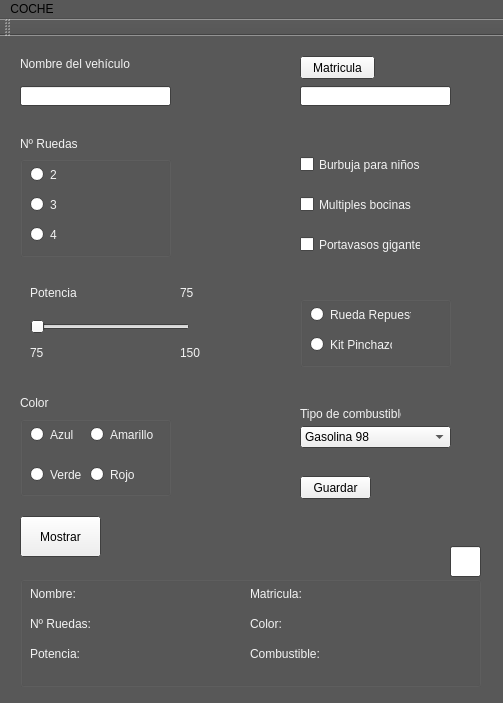
<?xml version="1.0" encoding="UTF-8"?>
<ui version="4.0">
 <class>MainWindow</class>
 <widget class="QMainWindow" name="MainWindow">
  <property name="geometry">
   <rect>
    <x>0</x>
    <y>0</y>
    <width>503</width>
    <height>703</height>
   </rect>
  </property>
  <property name="palette">
   <palette>
    <active>
     <colorrole role="WindowText">
      <brush brushstyle="SolidPattern">
       <color alpha="255">
        <red>243</red>
        <green>243</green>
        <blue>243</blue>
       </color>
      </brush>
     </colorrole>
     <colorrole role="Text">
      <brush brushstyle="SolidPattern">
       <color alpha="255">
        <red>0</red>
        <green>0</green>
        <blue>0</blue>
       </color>
      </brush>
     </colorrole>
     <colorrole role="Base">
      <brush brushstyle="SolidPattern">
       <color alpha="255">
        <red>255</red>
        <green>255</green>
        <blue>255</blue>
       </color>
      </brush>
     </colorrole>
     <colorrole role="Window">
      <brush brushstyle="SolidPattern">
       <color alpha="255">
        <red>88</red>
        <green>88</green>
        <blue>88</blue>
       </color>
      </brush>
     </colorrole>
     <colorrole role="PlaceholderText">
      <brush brushstyle="SolidPattern">
       <color alpha="128">
        <red>0</red>
        <green>0</green>
        <blue>0</blue>
       </color>
      </brush>
     </colorrole>
    </active>
    <inactive>
     <colorrole role="WindowText">
      <brush brushstyle="SolidPattern">
       <color alpha="255">
        <red>243</red>
        <green>243</green>
        <blue>243</blue>
       </color>
      </brush>
     </colorrole>
     <colorrole role="Text">
      <brush brushstyle="SolidPattern">
       <color alpha="255">
        <red>0</red>
        <green>0</green>
        <blue>0</blue>
       </color>
      </brush>
     </colorrole>
     <colorrole role="Base">
      <brush brushstyle="SolidPattern">
       <color alpha="255">
        <red>255</red>
        <green>255</green>
        <blue>255</blue>
       </color>
      </brush>
     </colorrole>
     <colorrole role="Window">
      <brush brushstyle="SolidPattern">
       <color alpha="255">
        <red>88</red>
        <green>88</green>
        <blue>88</blue>
       </color>
      </brush>
     </colorrole>
     <colorrole role="PlaceholderText">
      <brush brushstyle="SolidPattern">
       <color alpha="128">
        <red>0</red>
        <green>0</green>
        <blue>0</blue>
       </color>
      </brush>
     </colorrole>
    </inactive>
    <disabled>
     <colorrole role="WindowText">
      <brush brushstyle="SolidPattern">
       <color alpha="255">
        <red>120</red>
        <green>120</green>
        <blue>120</blue>
       </color>
      </brush>
     </colorrole>
     <colorrole role="Text">
      <brush brushstyle="SolidPattern">
       <color alpha="255">
        <red>120</red>
        <green>120</green>
        <blue>120</blue>
       </color>
      </brush>
     </colorrole>
     <colorrole role="Base">
      <brush brushstyle="SolidPattern">
       <color alpha="255">
        <red>88</red>
        <green>88</green>
        <blue>88</blue>
       </color>
      </brush>
     </colorrole>
     <colorrole role="Window">
      <brush brushstyle="SolidPattern">
       <color alpha="255">
        <red>88</red>
        <green>88</green>
        <blue>88</blue>
       </color>
      </brush>
     </colorrole>
     <colorrole role="PlaceholderText">
      <brush brushstyle="SolidPattern">
       <color alpha="128">
        <red>229</red>
        <green>229</green>
        <blue>229</blue>
       </color>
      </brush>
     </colorrole>
    </disabled>
   </palette>
  </property>
  <property name="windowTitle">
   <string>MainWindow</string>
  </property>
  <widget class="QWidget" name="centralWidget">
   <widget class="QLabel" name="label">
    <property name="geometry">
     <rect>
      <x>20</x>
      <y>20</y>
      <width>111</width>
      <height>16</height>
     </rect>
    </property>
    <property name="palette">
     <palette>
      <active>
       <colorrole role="WindowText">
        <brush brushstyle="SolidPattern">
         <color alpha="255">
          <red>243</red>
          <green>243</green>
          <blue>243</blue>
         </color>
        </brush>
       </colorrole>
      </active>
      <inactive>
       <colorrole role="WindowText">
        <brush brushstyle="SolidPattern">
         <color alpha="255">
          <red>243</red>
          <green>243</green>
          <blue>243</blue>
         </color>
        </brush>
       </colorrole>
      </inactive>
      <disabled>
       <colorrole role="WindowText">
        <brush brushstyle="SolidPattern">
         <color alpha="255">
          <red>120</red>
          <green>120</green>
          <blue>120</blue>
         </color>
        </brush>
       </colorrole>
      </disabled>
     </palette>
    </property>
    <property name="text">
     <string>Nombre del vehículo</string>
    </property>
   </widget>
   <widget class="QLineEdit" name="nombreCoche">
    <property name="geometry">
     <rect>
      <x>20</x>
      <y>50</y>
      <width>151</width>
      <height>20</height>
     </rect>
    </property>
    <property name="palette">
     <palette>
      <active>
       <colorrole role="Text">
        <brush brushstyle="SolidPattern">
         <color alpha="255">
          <red>0</red>
          <green>0</green>
          <blue>0</blue>
         </color>
        </brush>
       </colorrole>
       <colorrole role="BrightText">
        <brush brushstyle="SolidPattern">
         <color alpha="255">
          <red>0</red>
          <green>0</green>
          <blue>0</blue>
         </color>
        </brush>
       </colorrole>
       <colorrole role="PlaceholderText">
        <brush brushstyle="SolidPattern">
         <color alpha="128">
          <red>0</red>
          <green>0</green>
          <blue>0</blue>
         </color>
        </brush>
       </colorrole>
      </active>
      <inactive>
       <colorrole role="Text">
        <brush brushstyle="SolidPattern">
         <color alpha="255">
          <red>0</red>
          <green>0</green>
          <blue>0</blue>
         </color>
        </brush>
       </colorrole>
       <colorrole role="BrightText">
        <brush brushstyle="SolidPattern">
         <color alpha="255">
          <red>0</red>
          <green>0</green>
          <blue>0</blue>
         </color>
        </brush>
       </colorrole>
       <colorrole role="PlaceholderText">
        <brush brushstyle="SolidPattern">
         <color alpha="128">
          <red>0</red>
          <green>0</green>
          <blue>0</blue>
         </color>
        </brush>
       </colorrole>
      </inactive>
      <disabled>
       <colorrole role="Text">
        <brush brushstyle="SolidPattern">
         <color alpha="255">
          <red>120</red>
          <green>120</green>
          <blue>120</blue>
         </color>
        </brush>
       </colorrole>
       <colorrole role="BrightText">
        <brush brushstyle="SolidPattern">
         <color alpha="255">
          <red>0</red>
          <green>0</green>
          <blue>0</blue>
         </color>
        </brush>
       </colorrole>
       <colorrole role="PlaceholderText">
        <brush brushstyle="SolidPattern">
         <color alpha="128">
          <red>229</red>
          <green>229</green>
          <blue>229</blue>
         </color>
        </brush>
       </colorrole>
      </disabled>
     </palette>
    </property>
   </widget>
   <widget class="QLabel" name="label_2">
    <property name="geometry">
     <rect>
      <x>20</x>
      <y>100</y>
      <width>71</width>
      <height>16</height>
     </rect>
    </property>
    <property name="text">
     <string>Nº Ruedas</string>
    </property>
   </widget>
   <widget class="QLabel" name="label_3">
    <property name="geometry">
     <rect>
      <x>30</x>
      <y>250</y>
      <width>47</width>
      <height>13</height>
     </rect>
    </property>
    <property name="text">
     <string>Potencia</string>
    </property>
   </widget>
   <widget class="QSlider" name="potencia">
    <property name="geometry">
     <rect>
      <x>30</x>
      <y>280</y>
      <width>160</width>
      <height>22</height>
     </rect>
    </property>
    <property name="palette">
     <palette>
      <active>
       <colorrole role="WindowText">
        <brush brushstyle="SolidPattern">
         <color alpha="255">
          <red>243</red>
          <green>243</green>
          <blue>243</blue>
         </color>
        </brush>
       </colorrole>
       <colorrole role="Dark">
        <brush brushstyle="SolidPattern">
         <color alpha="255">
          <red>0</red>
          <green>0</green>
          <blue>0</blue>
         </color>
        </brush>
       </colorrole>
       <colorrole role="Text">
        <brush brushstyle="SolidPattern">
         <color alpha="255">
          <red>229</red>
          <green>229</green>
          <blue>229</blue>
         </color>
        </brush>
       </colorrole>
       <colorrole role="ButtonText">
        <brush brushstyle="SolidPattern">
         <color alpha="255">
          <red>0</red>
          <green>0</green>
          <blue>0</blue>
         </color>
        </brush>
       </colorrole>
       <colorrole role="PlaceholderText">
        <brush brushstyle="NoBrush">
         <color alpha="128">
          <red>229</red>
          <green>229</green>
          <blue>229</blue>
         </color>
        </brush>
       </colorrole>
      </active>
      <inactive>
       <colorrole role="WindowText">
        <brush brushstyle="SolidPattern">
         <color alpha="255">
          <red>243</red>
          <green>243</green>
          <blue>243</blue>
         </color>
        </brush>
       </colorrole>
       <colorrole role="Dark">
        <brush brushstyle="SolidPattern">
         <color alpha="255">
          <red>0</red>
          <green>0</green>
          <blue>0</blue>
         </color>
        </brush>
       </colorrole>
       <colorrole role="Text">
        <brush brushstyle="SolidPattern">
         <color alpha="255">
          <red>229</red>
          <green>229</green>
          <blue>229</blue>
         </color>
        </brush>
       </colorrole>
       <colorrole role="ButtonText">
        <brush brushstyle="SolidPattern">
         <color alpha="255">
          <red>0</red>
          <green>0</green>
          <blue>0</blue>
         </color>
        </brush>
       </colorrole>
       <colorrole role="PlaceholderText">
        <brush brushstyle="NoBrush">
         <color alpha="128">
          <red>229</red>
          <green>229</green>
          <blue>229</blue>
         </color>
        </brush>
       </colorrole>
      </inactive>
      <disabled>
       <colorrole role="WindowText">
        <brush brushstyle="SolidPattern">
         <color alpha="255">
          <red>0</red>
          <green>0</green>
          <blue>0</blue>
         </color>
        </brush>
       </colorrole>
       <colorrole role="Dark">
        <brush brushstyle="SolidPattern">
         <color alpha="255">
          <red>0</red>
          <green>0</green>
          <blue>0</blue>
         </color>
        </brush>
       </colorrole>
       <colorrole role="Text">
        <brush brushstyle="SolidPattern">
         <color alpha="255">
          <red>0</red>
          <green>0</green>
          <blue>0</blue>
         </color>
        </brush>
       </colorrole>
       <colorrole role="ButtonText">
        <brush brushstyle="SolidPattern">
         <color alpha="255">
          <red>0</red>
          <green>0</green>
          <blue>0</blue>
         </color>
        </brush>
       </colorrole>
       <colorrole role="PlaceholderText">
        <brush brushstyle="NoBrush">
         <color alpha="128">
          <red>229</red>
          <green>229</green>
          <blue>229</blue>
         </color>
        </brush>
       </colorrole>
      </disabled>
     </palette>
    </property>
    <property name="minimum">
     <number>75</number>
    </property>
    <property name="maximum">
     <number>150</number>
    </property>
    <property name="orientation">
     <enum>Qt::Horizontal</enum>
    </property>
   </widget>
   <widget class="QLabel" name="label_4">
    <property name="geometry">
     <rect>
      <x>30</x>
      <y>310</y>
      <width>47</width>
      <height>13</height>
     </rect>
    </property>
    <property name="text">
     <string>75</string>
    </property>
   </widget>
   <widget class="QLabel" name="label_5">
    <property name="geometry">
     <rect>
      <x>180</x>
      <y>310</y>
      <width>47</width>
      <height>13</height>
     </rect>
    </property>
    <property name="text">
     <string>150</string>
    </property>
   </widget>
   <widget class="QLabel" name="label_7">
    <property name="geometry">
     <rect>
      <x>300</x>
      <y>370</y>
      <width>101</width>
      <height>16</height>
     </rect>
    </property>
    <property name="text">
     <string>Tipo de combustible</string>
    </property>
   </widget>
   <widget class="QLineEdit" name="matricula">
    <property name="geometry">
     <rect>
      <x>300</x>
      <y>50</y>
      <width>151</width>
      <height>20</height>
     </rect>
    </property>
    <property name="palette">
     <palette>
      <active>
       <colorrole role="WindowText">
        <brush brushstyle="SolidPattern">
         <color alpha="255">
          <red>86</red>
          <green>86</green>
          <blue>86</blue>
         </color>
        </brush>
       </colorrole>
      </active>
      <inactive>
       <colorrole role="WindowText">
        <brush brushstyle="SolidPattern">
         <color alpha="255">
          <red>86</red>
          <green>86</green>
          <blue>86</blue>
         </color>
        </brush>
       </colorrole>
      </inactive>
      <disabled>
       <colorrole role="WindowText">
        <brush brushstyle="SolidPattern">
         <color alpha="255">
          <red>120</red>
          <green>120</green>
          <blue>120</blue>
         </color>
        </brush>
       </colorrole>
      </disabled>
     </palette>
    </property>
   </widget>
   <widget class="QPushButton" name="GenerarMatricula">
    <property name="geometry">
     <rect>
      <x>300</x>
      <y>20</y>
      <width>75</width>
      <height>23</height>
     </rect>
    </property>
    <property name="text">
     <string>Matricula</string>
    </property>
   </widget>
   <widget class="QCheckBox" name="BNinios">
    <property name="geometry">
     <rect>
      <x>300</x>
      <y>120</y>
      <width>131</width>
      <height>17</height>
     </rect>
    </property>
    <property name="text">
     <string>Burbuja para niños</string>
    </property>
   </widget>
   <widget class="QCheckBox" name="MBocinas">
    <property name="geometry">
     <rect>
      <x>300</x>
      <y>160</y>
      <width>141</width>
      <height>17</height>
     </rect>
    </property>
    <property name="text">
     <string>Multiples bocinas</string>
    </property>
   </widget>
   <widget class="QCheckBox" name="PVasos">
    <property name="geometry">
     <rect>
      <x>300</x>
      <y>200</y>
      <width>121</width>
      <height>17</height>
     </rect>
    </property>
    <property name="text">
     <string>Portavasos gigante</string>
    </property>
   </widget>
   <widget class="QGroupBox" name="groupBox">
    <property name="geometry">
     <rect>
      <x>20</x>
      <y>120</y>
      <width>151</width>
      <height>101</height>
     </rect>
    </property>
    <property name="title">
     <string/>
    </property>
    <widget class="QRadioButton" name="DosRuedas">
     <property name="geometry">
      <rect>
       <x>10</x>
       <y>10</y>
       <width>82</width>
       <height>17</height>
      </rect>
     </property>
     <property name="text">
      <string>2</string>
     </property>
    </widget>
    <widget class="QRadioButton" name="TresRuedas">
     <property name="geometry">
      <rect>
       <x>10</x>
       <y>40</y>
       <width>82</width>
       <height>17</height>
      </rect>
     </property>
     <property name="text">
      <string>3</string>
     </property>
    </widget>
    <widget class="QRadioButton" name="CuatroRuedas">
     <property name="geometry">
      <rect>
       <x>10</x>
       <y>70</y>
       <width>82</width>
       <height>17</height>
      </rect>
     </property>
     <property name="text">
      <string>4</string>
     </property>
    </widget>
   </widget>
   <widget class="QGroupBox" name="groupBox_2">
    <property name="geometry">
     <rect>
      <x>20</x>
      <y>380</y>
      <width>151</width>
      <height>80</height>
     </rect>
    </property>
    <property name="title">
     <string/>
    </property>
    <widget class="QRadioButton" name="ColorAzul">
     <property name="geometry">
      <rect>
       <x>10</x>
       <y>10</y>
       <width>82</width>
       <height>17</height>
      </rect>
     </property>
     <property name="text">
      <string>Azul</string>
     </property>
    </widget>
    <widget class="QRadioButton" name="ColorAmarillo">
     <property name="geometry">
      <rect>
       <x>70</x>
       <y>10</y>
       <width>82</width>
       <height>17</height>
      </rect>
     </property>
     <property name="text">
      <string>Amarillo</string>
     </property>
    </widget>
    <widget class="QRadioButton" name="ColorVerde">
     <property name="geometry">
      <rect>
       <x>10</x>
       <y>50</y>
       <width>82</width>
       <height>17</height>
      </rect>
     </property>
     <property name="text">
      <string>Verde</string>
     </property>
    </widget>
    <widget class="QRadioButton" name="ColorRojo">
     <property name="geometry">
      <rect>
       <x>70</x>
       <y>50</y>
       <width>82</width>
       <height>17</height>
      </rect>
     </property>
     <property name="text">
      <string>Rojo</string>
     </property>
    </widget>
   </widget>
   <widget class="QLabel" name="label_6">
    <property name="geometry">
     <rect>
      <x>20</x>
      <y>360</y>
      <width>47</width>
      <height>13</height>
     </rect>
    </property>
    <property name="text">
     <string>Color</string>
    </property>
   </widget>
   <widget class="QGroupBox" name="groupBox_3">
    <property name="geometry">
     <rect>
      <x>300</x>
      <y>260</y>
      <width>151</width>
      <height>71</height>
     </rect>
    </property>
    <property name="title">
     <string/>
    </property>
    <widget class="QRadioButton" name="RuedaRepuesto">
     <property name="geometry">
      <rect>
       <x>10</x>
       <y>10</y>
       <width>101</width>
       <height>17</height>
      </rect>
     </property>
     <property name="text">
      <string>Rueda Repuesto</string>
     </property>
    </widget>
    <widget class="QRadioButton" name="Kit">
     <property name="geometry">
      <rect>
       <x>10</x>
       <y>40</y>
       <width>82</width>
       <height>17</height>
      </rect>
     </property>
     <property name="text">
      <string>Kit Pinchazo</string>
     </property>
    </widget>
   </widget>
   <widget class="QPushButton" name="Guardar">
    <property name="geometry">
     <rect>
      <x>300</x>
      <y>440</y>
      <width>71</width>
      <height>23</height>
     </rect>
    </property>
    <property name="text">
     <string>Guardar</string>
    </property>
   </widget>
   <widget class="QComboBox" name="Combustible">
    <property name="geometry">
     <rect>
      <x>300</x>
      <y>390</y>
      <width>151</width>
      <height>22</height>
     </rect>
    </property>
    <item>
     <property name="text">
      <string>Gasolina 98</string>
     </property>
    </item>
    <item>
     <property name="text">
      <string>Gasolina 95</string>
     </property>
    </item>
    <item>
     <property name="text">
      <string>Diesel</string>
     </property>
    </item>
    <item>
     <property name="text">
      <string>Diesel +</string>
     </property>
    </item>
    <item>
     <property name="text">
      <string>Biodiesel</string>
     </property>
    </item>
   </widget>
   <widget class="QPushButton" name="pushButton">
    <property name="geometry">
     <rect>
      <x>20</x>
      <y>480</y>
      <width>81</width>
      <height>41</height>
     </rect>
    </property>
    <property name="text">
     <string>Mostrar</string>
    </property>
   </widget>
   <widget class="QGroupBox" name="groupBox_4">
    <property name="geometry">
     <rect>
      <x>20</x>
      <y>540</y>
      <width>461</width>
      <height>111</height>
     </rect>
    </property>
    <property name="title">
     <string/>
    </property>
    <widget class="QLabel" name="label_8">
     <property name="geometry">
      <rect>
       <x>10</x>
       <y>10</y>
       <width>51</width>
       <height>16</height>
      </rect>
     </property>
     <property name="text">
      <string>Nombre:</string>
     </property>
    </widget>
    <widget class="QLabel" name="label_9">
     <property name="geometry">
      <rect>
       <x>10</x>
       <y>40</y>
       <width>61</width>
       <height>16</height>
      </rect>
     </property>
     <property name="text">
      <string>Nº Ruedas:</string>
     </property>
    </widget>
    <widget class="QLabel" name="label_10">
     <property name="geometry">
      <rect>
       <x>10</x>
       <y>70</y>
       <width>51</width>
       <height>16</height>
      </rect>
     </property>
     <property name="text">
      <string>Potencia:</string>
     </property>
    </widget>
    <widget class="QLabel" name="label_11">
     <property name="geometry">
      <rect>
       <x>230</x>
       <y>10</y>
       <width>51</width>
       <height>16</height>
      </rect>
     </property>
     <property name="text">
      <string>Matricula:</string>
     </property>
    </widget>
    <widget class="QLabel" name="label_12">
     <property name="geometry">
      <rect>
       <x>230</x>
       <y>40</y>
       <width>51</width>
       <height>16</height>
      </rect>
     </property>
     <property name="text">
      <string>Color:</string>
     </property>
    </widget>
    <widget class="QLabel" name="label_13">
     <property name="geometry">
      <rect>
       <x>230</x>
       <y>70</y>
       <width>71</width>
       <height>16</height>
      </rect>
     </property>
     <property name="text">
      <string>Combustible:</string>
     </property>
    </widget>
    <widget class="QLabel" name="Label_nombre">
     <property name="geometry">
      <rect>
       <x>80</x>
       <y>10</y>
       <width>111</width>
       <height>20</height>
      </rect>
     </property>
     <property name="text">
      <string/>
     </property>
    </widget>
    <widget class="QLabel" name="Label_ruedas">
     <property name="geometry">
      <rect>
       <x>80</x>
       <y>40</y>
       <width>121</width>
       <height>16</height>
      </rect>
     </property>
     <property name="text">
      <string/>
     </property>
    </widget>
    <widget class="QLabel" name="Label_Potencia">
     <property name="geometry">
      <rect>
       <x>80</x>
       <y>70</y>
       <width>121</width>
       <height>16</height>
      </rect>
     </property>
     <property name="text">
      <string/>
     </property>
    </widget>
    <widget class="QLabel" name="Label_matricula">
     <property name="geometry">
      <rect>
       <x>310</x>
       <y>10</y>
       <width>131</width>
       <height>16</height>
      </rect>
     </property>
     <property name="text">
      <string/>
     </property>
    </widget>
    <widget class="QLabel" name="Label_color">
     <property name="geometry">
      <rect>
       <x>310</x>
       <y>40</y>
       <width>131</width>
       <height>16</height>
      </rect>
     </property>
     <property name="text">
      <string/>
     </property>
    </widget>
    <widget class="QLabel" name="Label_combustible">
     <property name="geometry">
      <rect>
       <x>310</x>
       <y>70</y>
       <width>131</width>
       <height>16</height>
      </rect>
     </property>
     <property name="text">
      <string/>
     </property>
    </widget>
   </widget>
   <widget class="QLineEdit" name="ContadorCoches">
    <property name="geometry">
     <rect>
      <x>450</x>
      <y>510</y>
      <width>31</width>
      <height>31</height>
     </rect>
    </property>
   </widget>
   <widget class="QLabel" name="contador_potencia">
    <property name="geometry">
     <rect>
      <x>180</x>
      <y>250</y>
      <width>47</width>
      <height>13</height>
     </rect>
    </property>
    <property name="text">
     <string>75</string>
    </property>
   </widget>
  </widget>
  <widget class="QMenuBar" name="menuBar">
   <property name="geometry">
    <rect>
     <x>0</x>
     <y>0</y>
     <width>503</width>
     <height>21</height>
    </rect>
   </property>
   <widget class="QMenu" name="menuCOCHE">
    <property name="title">
     <string>COCHE</string>
    </property>
   </widget>
   <addaction name="menuCOCHE"/>
  </widget>
  <widget class="QToolBar" name="mainToolBar">
   <attribute name="toolBarArea">
    <enum>TopToolBarArea</enum>
   </attribute>
   <attribute name="toolBarBreak">
    <bool>false</bool>
   </attribute>
  </widget>
 </widget>
 <layoutdefault spacing="6" margin="11"/>
 <resources/>
 <connections/>
</ui>
